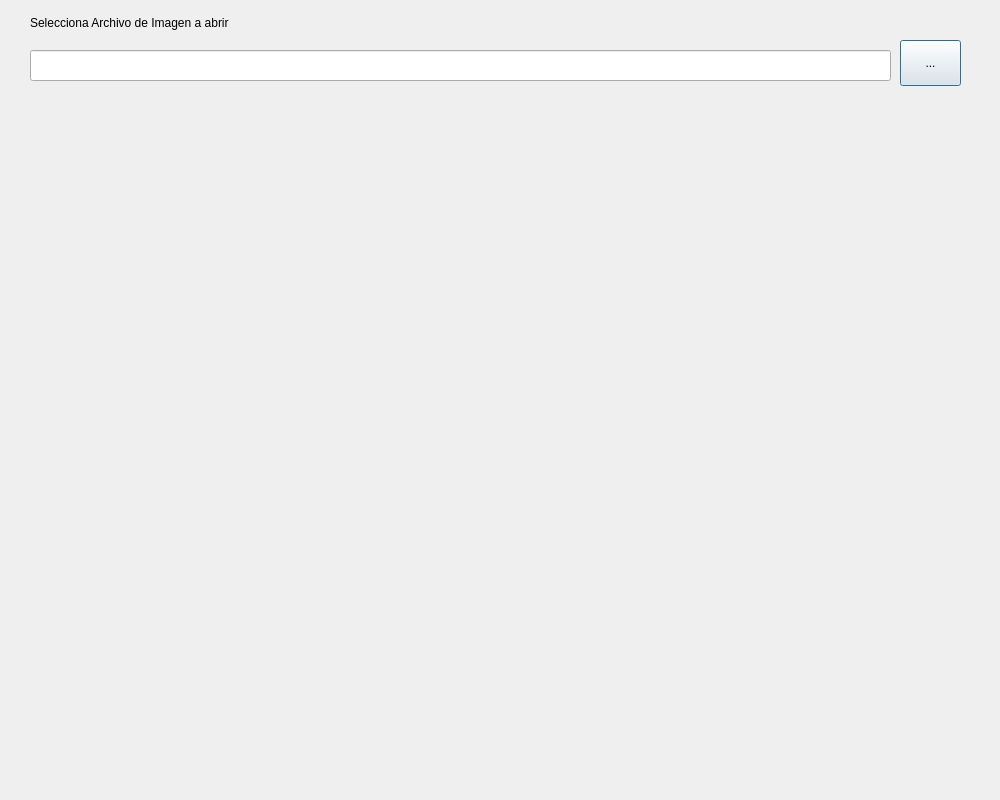
<?xml version="1.0" encoding="UTF-8"?>
<ui version="4.0">
 <class>dlgVisorQR</class>
 <widget class="QDialog" name="dlgVisorQR">
  <property name="geometry">
   <rect>
    <x>0</x>
    <y>0</y>
    <width>1000</width>
    <height>800</height>
   </rect>
  </property>
  <property name="windowTitle">
   <string>Visor de QR</string>
  </property>
  <widget class="QPushButton" name="btnAbrir">
   <property name="geometry">
    <rect>
     <x>900</x>
     <y>40</y>
     <width>61</width>
     <height>46</height>
    </rect>
   </property>
   <property name="text">
    <string>...</string>
   </property>
  </widget>
  <widget class="QLabel" name="lblArchivo">
   <property name="geometry">
    <rect>
     <x>30</x>
     <y>10</y>
     <width>411</width>
     <height>25</height>
    </rect>
   </property>
   <property name="text">
    <string>Selecciona Archivo de Imagen a abrir</string>
   </property>
  </widget>
  <widget class="QLineEdit" name="txtArchivo">
   <property name="geometry">
    <rect>
     <x>30</x>
     <y>50</y>
     <width>861</width>
     <height>31</height>
    </rect>
   </property>
  </widget>
  <widget class="QLabel" name="lblMensaje">
   <property name="geometry">
    <rect>
     <x>40</x>
     <y>100</y>
     <width>911</width>
     <height>71</height>
    </rect>
   </property>
   <property name="text">
    <string/>
   </property>
  </widget>
  <widget class="QLabel" name="lblImagen">
   <property name="geometry">
    <rect>
     <x>40</x>
     <y>210</y>
     <width>921</width>
     <height>551</height>
    </rect>
   </property>
   <property name="text">
    <string/>
   </property>
   <property name="scaledContents">
    <bool>false</bool>
   </property>
  </widget>
 </widget>
 <resources/>
 <connections/>
</ui>
